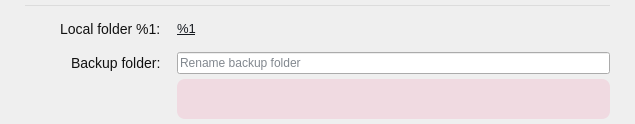
<?xml version="1.0" encoding="UTF-8"?>
<ui version="4.0">
 <class>BackupRenameWidget</class>
 <widget class="QFrame" name="BackupRenameWidget">
  <property name="geometry">
   <rect>
    <x>0</x>
    <y>0</y>
    <width>635</width>
    <height>122</height>
   </rect>
  </property>
  <property name="sizePolicy">
   <sizepolicy hsizetype="Preferred" vsizetype="Preferred">
    <horstretch>0</horstretch>
    <verstretch>0</verstretch>
   </sizepolicy>
  </property>
  <property name="styleSheet">
   <string notr="true">QLabel
{
font-family: 'SF Pro';
}

#lBackupFolder, #lLocalFolder
{
margin-left: 32px;
}</string>
  </property>
  <layout class="QGridLayout" name="gridLayout">
   <property name="leftMargin">
    <number>25</number>
   </property>
   <property name="topMargin">
    <number>5</number>
   </property>
   <property name="rightMargin">
    <number>25</number>
   </property>
   <property name="bottomMargin">
    <number>5</number>
   </property>
   <property name="horizontalSpacing">
    <number>12</number>
   </property>
   <property name="verticalSpacing">
    <number>5</number>
   </property>
   <item row="2" column="0">
    <widget class="QLabel" name="lLocalFolder">
     <property name="styleSheet">
      <string notr="true">QLabel
{
font-size:14px;
color:#111111;
}</string>
     </property>
     <property name="text">
      <string>Local folder %1:</string>
     </property>
    </widget>
   </item>
   <item row="4" column="1" alignment="Qt::AlignVCenter">
    <widget class="QLineEdit" name="leNewName">
     <property name="styleSheet">
      <string notr="true">QLineEdit
{
font-family: 'SF Pro Text';
font-size:12px;
color: #04101E;
}</string>
     </property>
     <property name="placeholderText">
      <string>Rename backup folder </string>
     </property>
    </widget>
   </item>
   <item row="3" column="1">
    <spacer name="verticalSpacer">
     <property name="orientation">
      <enum>Qt::Vertical</enum>
     </property>
     <property name="sizeType">
      <enum>QSizePolicy::Fixed</enum>
     </property>
     <property name="sizeHint" stdset="0">
      <size>
       <width>5</width>
       <height>10</height>
      </size>
     </property>
    </spacer>
   </item>
   <item row="5" column="0">
    <spacer name="verticalSpacer_2">
     <property name="orientation">
      <enum>Qt::Vertical</enum>
     </property>
     <property name="sizeType">
      <enum>QSizePolicy::Fixed</enum>
     </property>
     <property name="sizeHint" stdset="0">
      <size>
       <width>20</width>
       <height>30</height>
      </size>
     </property>
    </spacer>
   </item>
   <item row="2" column="1" alignment="Qt::AlignVCenter">
    <widget class="QLabel" name="lLocalFolderPath">
     <property name="styleSheet">
      <string notr="true">QLabel
{
font-size:13px;
color:#15191F;
}</string>
     </property>
     <property name="text">
      <string notr="true">&lt;html&gt;&lt;head/&gt;&lt;body&gt;&lt;p&gt;&lt;a href=&quot;%1&quot;&gt;&lt;span style=&quot; text-decoration: underline; color:#15191f;&quot;&gt;%1&lt;/span&gt;&lt;/a&gt;&lt;/p&gt;&lt;/body&gt;&lt;/html&gt;</string>
     </property>
     <property name="textInteractionFlags">
      <set>Qt::LinksAccessibleByKeyboard|Qt::LinksAccessibleByMouse|Qt::TextBrowserInteraction|Qt::TextSelectableByKeyboard|Qt::TextSelectableByMouse</set>
     </property>
    </widget>
   </item>
   <item row="4" column="0" alignment="Qt::AlignRight|Qt::AlignVCenter">
    <widget class="QLabel" name="lBackupFolder">
     <property name="styleSheet">
      <string notr="true">QLabel
{
font-size:14px;
color:#111111;
}</string>
     </property>
     <property name="text">
      <string>Backup folder:</string>
     </property>
    </widget>
   </item>
   <item row="0" column="0" colspan="2">
    <widget class="QFrame" name="hLine">
     <property name="sizePolicy">
      <sizepolicy hsizetype="MinimumExpanding" vsizetype="Fixed">
       <horstretch>0</horstretch>
       <verstretch>0</verstretch>
      </sizepolicy>
     </property>
     <property name="styleSheet">
      <string notr="true">border: none;
background: solid rgba(0, 0, 0, 0.0803);
max-height: 1px;</string>
     </property>
     <property name="frameShape">
      <enum>QFrame::HLine</enum>
     </property>
    </widget>
   </item>
   <item row="5" column="1" alignment="Qt::AlignVCenter">
    <widget class="QLabel" name="lError">
     <property name="enabled">
      <bool>true</bool>
     </property>
     <property name="sizePolicy">
      <sizepolicy hsizetype="Preferred" vsizetype="Preferred">
       <horstretch>0</horstretch>
       <verstretch>0</verstretch>
      </sizepolicy>
     </property>
     <property name="minimumSize">
      <size>
       <width>0</width>
       <height>40</height>
      </size>
     </property>
     <property name="styleSheet">
      <string notr="true">QLabel
{
color: #DD1405; 
background-color: rgba(242, 24, 91,0.1); 
font-family: Inter; 
font-size: 12px; 
border-radius: 8px; 
border: none; 
padding-top: 3px; 
padding-bottom: 3px; 
padding-left: 4px;
padding-right:4px;
}</string>
     </property>
     <property name="text">
      <string/>
     </property>
     <property name="alignment">
      <set>Qt::AlignCenter</set>
     </property>
     <property name="wordWrap">
      <bool>true</bool>
     </property>
    </widget>
   </item>
   <item row="1" column="0">
    <spacer name="verticalSpacer_3">
     <property name="orientation">
      <enum>Qt::Vertical</enum>
     </property>
     <property name="sizeType">
      <enum>QSizePolicy::Fixed</enum>
     </property>
     <property name="sizeHint" stdset="0">
      <size>
       <width>20</width>
       <height>10</height>
      </size>
     </property>
    </spacer>
   </item>
  </layout>
 </widget>
 <resources/>
 <connections/>
</ui>
